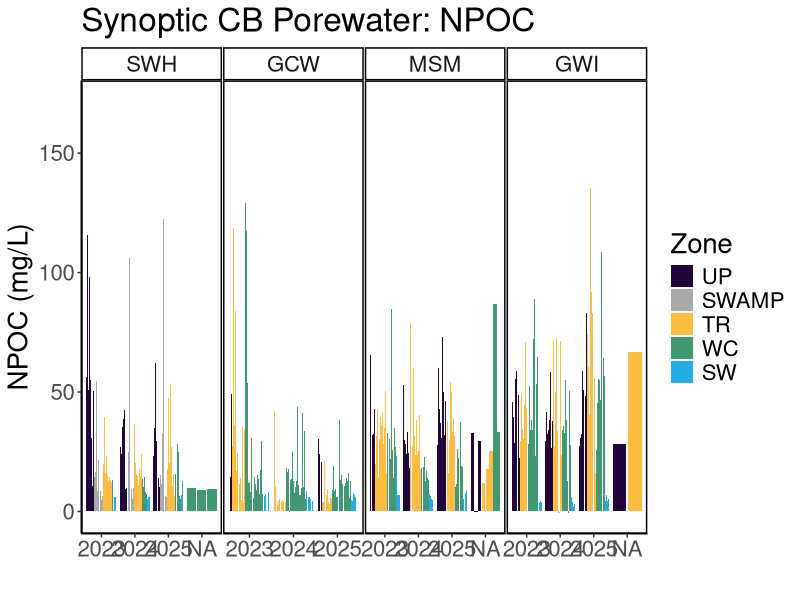
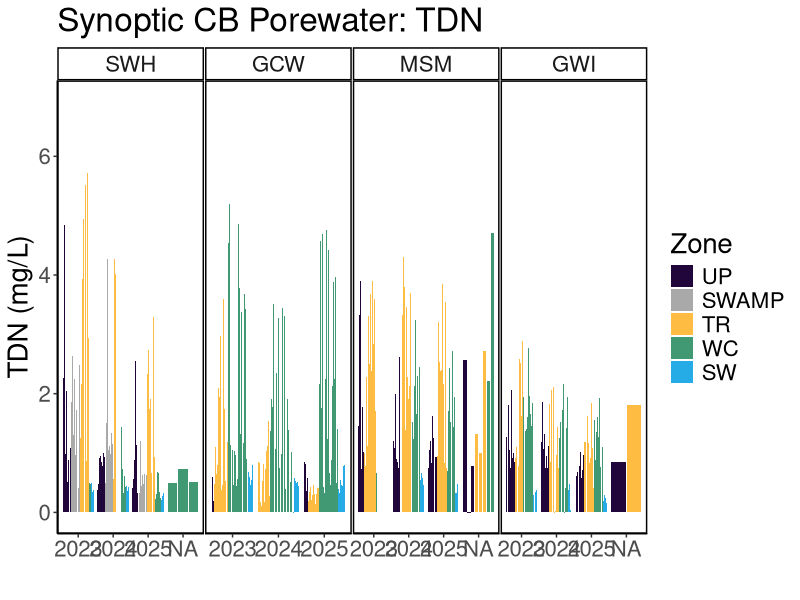
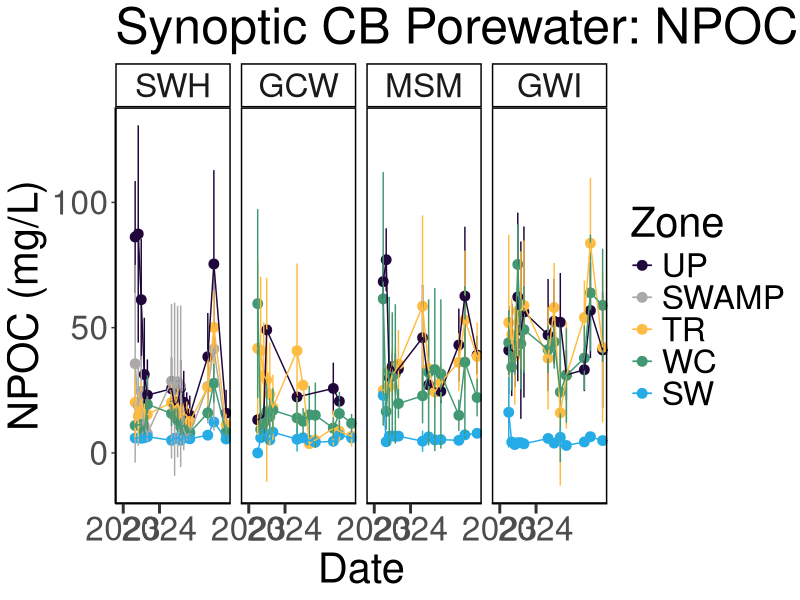
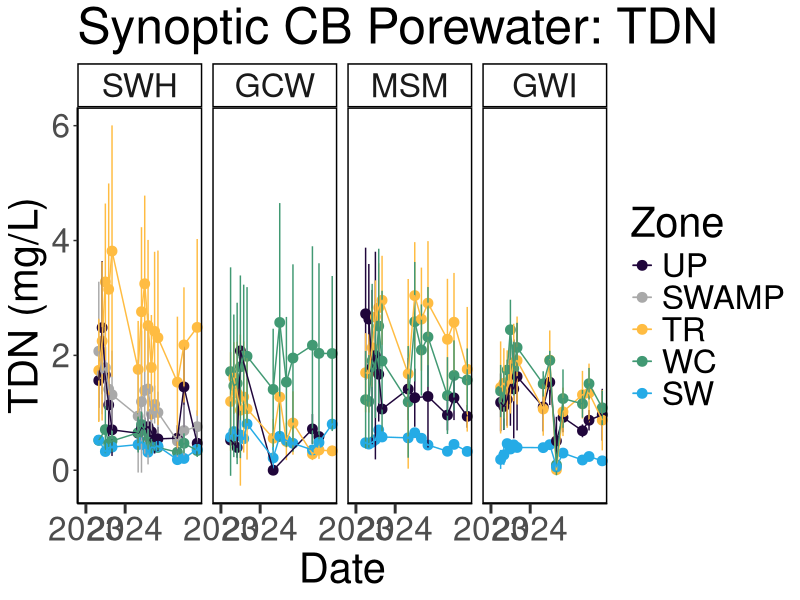
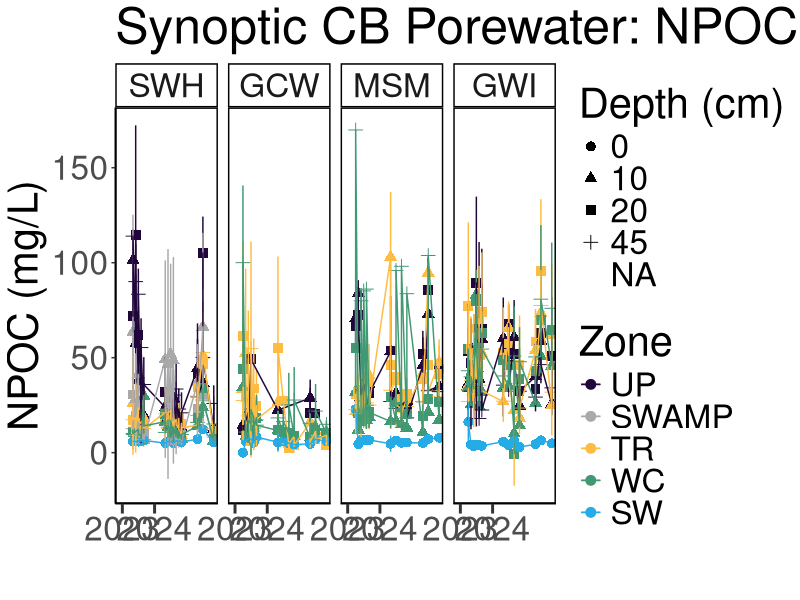
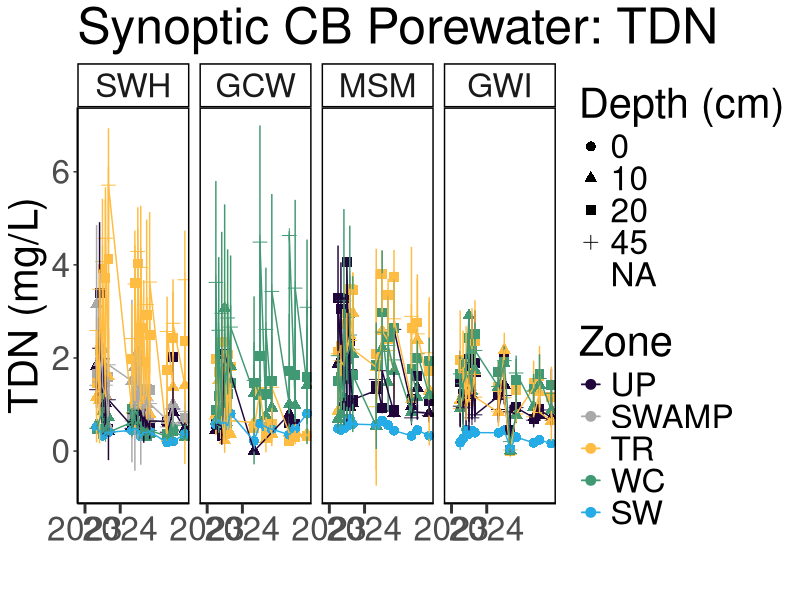
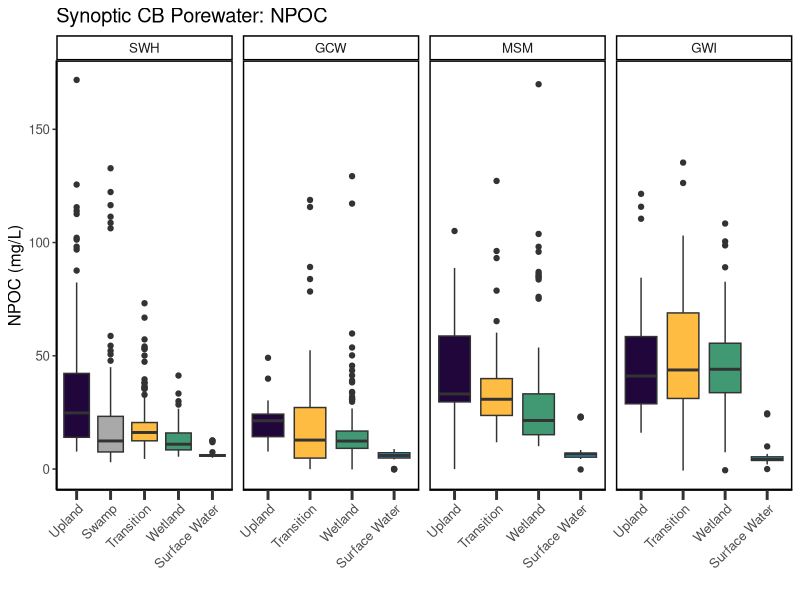
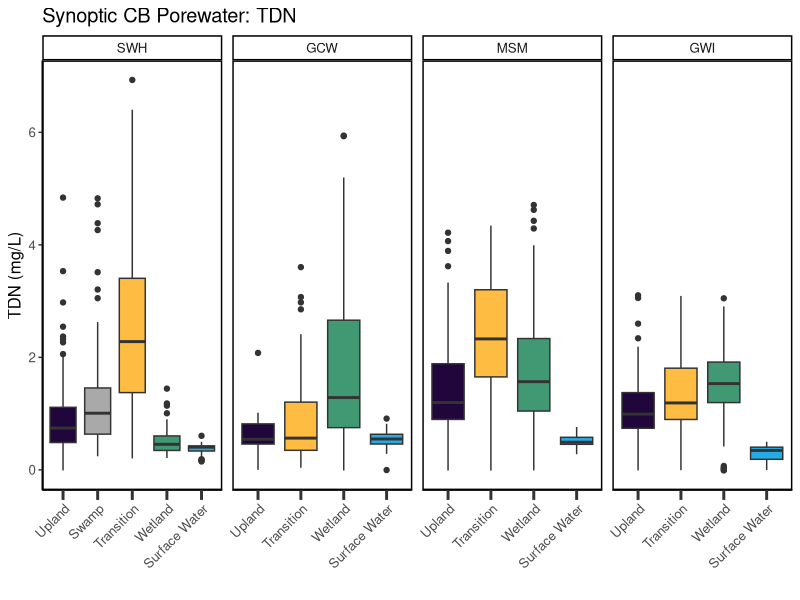

Source code (R) for these figures, in order: (Note: this script raises an error after producing the figures.)
## ---- chunk 1
library(dplyr)
library(ggplot2)
library(ggpubr)
library(stringr)
library(readxl)
library(tidyr)
library(tibble)
library(openxlsx)
## ---- chunk 2

#read in 2022 Dionex Data:
# dat22 <- read.csv("2022/COMPASS_SynopticCB_PW_DOC_2022.csv")
# head(dat22)

#read in 2023 Dionex Data:
dat23 <- read.csv("2023/COMPASS_SynopticCB_PW_DOC_2023.csv")
# head(dat23)

#read in 2024 Dionex Data:
dat24 <- read.csv("2024/COMPASS_SynopticCB_PW_DOC_2024.csv")
# head(dat24)

#read in 2024 Dionex Data:
dat25 <- read.csv("2025/COMPASS_SynopticCB_PW_DOC_2025.csv")
# head(dat24)

all_dat <- rbind(dat23, dat24, dat25)

all_dat <- all_dat %>%
  select(
    Project, Region, Sample_ID, Year, Month, Day, Time, Time_Zone, 
         Site, Zone, Replicate, Depth_cm,
         npoc_mgL, npoc_uM, npoc_flag, tdn_mgL, tdn_uM, tdn_flag,
         Analysis_rundate,  Run_notes, Field_notes
        # list columns in the order you want them
  )

## ---- chunk 3

#pull the column names from the all_dat dataframe and create a new dataframe with them 
metadat <- data.frame(Column_Names = colnames(all_dat))
metadat

metadat$Description <- ""
metadat$Units <- ""
metadat$Instrument_ifapplicable <- ""

#add information about each line: 

metadat$Description <- c("Project name", 
                         "Region samples originated from: CB = Chesapeake Bay",
                         "Sample identifier used in laboratory and field", 
                         "Year (YYYY) of sample collection", 
                         "Month (#) of sample collection",
                         "Day (#) of sample collection",
                         "Time (HH:MM) of sample collection",
                         "Time Zone of sample collection",
                         "Name of sampling transect location (GCW, SWH, MSM, GWI), see dataset locations for coordinates", 
                         "Zone within space-for-time transect (UP=Upland, SWAMP=Swamp, TR=Transition, WC=Wetland Control, SW=Surface Water)",
                         "Lysimeter or sample replicate id (A-C)", 
                         "Depth in centimeters from which water sample was taken", 
                         "Non-Purgeable Organic Carbon (NPOC) concentration in mg/L", 
                         "Non-Purgeable Organic Carbon (NPOC) concentration in uM", 
                         "QAQC Flags generated during checks of NPOC standards, blanks, dups, and spks", 
                         "Total Dissolved Nitrogen (TDN) concentration in mg/L", 
                         "Total Dissolved Nitrogen (TDN) concentration in uM", 
                         "QAQC Flags generated during checks of TDN standards, blanks, dups, and spks", 
                         "The date that samples were run on the Shimadzu TOC-V", 
                         "Any notes generated during QAQC", 
                         "Notes generated during field sample collection")

metadat$Units <-       c("NA", 
                         "NA",
                         "NA", 
                         "NA",
                         "NA",
                         "NA", 
                         "NA",
                         "NA", 
                         "NA", 
                         "NA",
                         "NA", 
                         "cm",
                         "mg/L", 
                         "uM", 
                         "NA",
                         "mg/L", 
                         "uM", 
                         "NA", 
                         "NA", 
                         "NA", 
                         "NA")

metadat$Instrument_ifapplicable <-  
  
                       c("NA", 
                         "NA",
                         "NA", 
                         "NA",
                         "NA",
                         "NA", 
                         "NA",
                         "NA", 
                         "NA", 
                         "NA",
                         "NA", 
                         "NA",
                         "TOC-V (Shimadzu)", 
                         "TOC-V (Shimadzu)", 
                         "NA", 
                         "TOC-V (Shimadzu)", 
                         "TOC-V (Shimadzu)", 
                         "NA", 
                         "NA", 
                         "NA", 
                         "NA")


## ---- chunk 4

#write out a csv of all the data to the main folder: 
write.csv(all_dat, "COMPASS_SynopticCB_PW_DOC_AllData.csv")


#write out a csv of the metadata associated with the data: 
write.csv(metadat, "COMPASS_SynopticCB_PW_DOC_Metadata.csv")

## ---- chunk 5

data_plotting <- all_dat

#Order by Zone from Upland to Surface Water
data_plotting$Zone = factor(data_plotting$Zone, levels = c("UP", "SWAMP", "TR", "WC", "SW"))
data_plotting <- data_plotting[order(data_plotting$Zone), ]

#Order by Site from SWH, GCW, MSM, GWI order, which is oligohaline to polyhaline
data_plotting$Site = factor(data_plotting$Site, levels = c("SWH", "GCW", "MSM", "GWI"))
data_plotting <- data_plotting[order(data_plotting$Site), ]

# #Order by Year from 2022-2024
# data_plotting$Site = factor(data_plotting$Site, levels = c("SWH", "GCW", "MSM", "GWI"))
# data_plotting <- data_plotting[order(data_plotting$Site), ]

#Plot samples to get a first look at concentrations (sanity check)
#group the data for plotting
data_plotting_all <- data_plotting %>%
  group_by(Site, Zone) %>%
  mutate(row_num = factor(row_number())) %>%  # create row_num as factor per group
  ungroup()

data_plotting_all$Date <- as.Date(paste(data_plotting_all$Year, data_plotting_all$Month, data_plotting_all$Day, sep = "-"))


#Plot data and change colors based on Zone:
viz_NPOC_plot <- ggplot(data_plotting_all, aes(x = as.character(Year), y = npoc_mgL, fill = Zone)) +
  geom_bar(stat = "identity", position = position_dodge2(preserve = "total")) +
  facet_grid( ~ Site, scales="free") +
  scale_fill_manual(values = c(
    "UP" = "#20063B",
    "TR" = "#FFBC42",
    "SWAMP" = "darkgrey",
    "WC" = "#419973",
    "SW" = "#25ABE6"
  )) +
  theme_classic() +
  labs(x = " ", y = "NPOC (mg/L)", title = "Synoptic CB Porewater: NPOC") +
  theme(
    panel.spacing = unit(.05, "lines"), 
    panel.border = element_rect(color = "black", fill = NA, linewidth = 1)) + 
  theme(text = element_text(size = 20))

 viz_NPOC_plot
 
 viz_TDN_plot <- ggplot(data_plotting_all, aes(x = as.character(Year), y = tdn_mgL, fill = Zone)) +
  geom_bar(stat = "identity", position = position_dodge2(preserve = "total")) +
  facet_grid( ~ Site, scales="free") +
  scale_fill_manual(values = c(
    "UP" = "#20063B",
    "TR" = "#FFBC42",
    "SWAMP" = "darkgrey",
    "WC" = "#419973",
    "SW" = "#25ABE6"
  )) +
  theme_classic() +
  labs(x = " ", y = "TDN (mg/L)", title = "Synoptic CB Porewater: TDN") +
  theme(
    panel.spacing = unit(.05, "lines"), 
    panel.border = element_rect(color = "black", fill = NA, linewidth = 1)) + 
  theme(text = element_text(size = 20))

 viz_TDN_plot


## ---- chunk 6

##Make Date Column with just Year and Month for Sample ID
all_dat_dates <- data_plotting %>%
  mutate(
    YearMonth = if_else(
      Month < 10,
      # Modify the string:
      YearMonth <- paste(data_plotting$Year, data_plotting$Month, sep = "-0"), 
      YearMonth <- paste(data_plotting$Year, data_plotting$Month, sep = "-"), 
    )
  )

##Summarize NPOC and TDN by Date, Site, and Zone
DOC_avg <- all_dat_dates %>%
  group_by(Month, Year, Site, Zone) %>%
   dplyr::summarize(mean_NPOC = mean(npoc_mgL, na.rm=TRUE), 
            sd_NPOC = sd(npoc_mgL, na.rm=TRUE), 
            mean_TDN = mean(tdn_mgL, na.rm=TRUE), 
            sd_TDN = sd(tdn_mgL, na.rm=TRUE), 
            YearMonth = first(YearMonth))

# Concatenate with a day (e.g., "01" for the first day)
DOC_avg$Date <- paste0(DOC_avg$YearMonth, "-01")

# Convert to Date object
DOC_avg$Date <- as.Date(DOC_avg$Date)

# Define the specific date breaks you want to display
specific_breaks <- as.Date(c("2022-01-01", "2023-01-01", "2024-01-01"))

viz_NPOC_plot_avgs <- ggplot(DOC_avg, aes(x = Date, y = mean_NPOC, color = Zone, group = Zone)) +
  geom_point(size = 3) + 
  geom_errorbar(aes(ymin = mean_NPOC - sd_NPOC, ymax = mean_NPOC + sd_NPOC), width = 0.2) + 
  geom_line() + 
  facet_grid( ~ Site, scales="free_y") +
  scale_color_manual(values = c(
    "UP" = "#20063B",
    "TR" = "#FFBC42",
    "SWAMP" = "darkgrey",
    "WC" = "#419973",
    "SW" = "#25ABE6"
  )) +
  theme_classic() +
  labs(x = "Date", y = "NPOC (mg/L)", title = "Synoptic CB Porewater: NPOC") +
  theme(
    panel.spacing = unit(0.5, "lines"), 
    panel.border = element_rect(color = "black", fill = NA, linewidth = 1)) +
  # theme(axis.text.x = element_text(angle = 90, hjust = 0.5))+ 
  theme(text = element_text(size = 30))+
  scale_x_date(breaks = specific_breaks, date_labels = "%Y", expand = expansion(mult = c(0.18, 0.05)))+
  theme(axis.ticks.x = element_line(linewidth = 1))+
  theme(axis.ticks.length.x = unit(0.25, "cm"))

viz_NPOC_plot_avgs

viz_TDN_plot_avgs <- ggplot(DOC_avg, aes(x = Date, y = mean_TDN, color = Zone, group = Zone)) +
  geom_point(size = 3) + 
  geom_errorbar(aes(ymin = mean_TDN - sd_TDN, ymax = mean_TDN + sd_TDN), width = 0.2) + 
  geom_line() + 
  facet_grid( ~ Site, scales="free_y") +
  scale_color_manual(values = c(
    "UP" = "#20063B",
    "TR" = "#FFBC42",
    "SWAMP" = "darkgrey",
    "WC" = "#419973",
    "SW" = "#25ABE6"
  )) +
  theme_classic() +
  labs(x = "Date", y = "TDN (mg/L)", title = "Synoptic CB Porewater: TDN") +
  theme(
    panel.spacing = unit(0.5, "lines"), 
    panel.border = element_rect(color = "black", fill = NA, linewidth = 1)) +
  # theme(axis.text.x = element_text(angle = 90, hjust = 0.5))+ 
  theme(text = element_text(size = 30))+
  scale_x_date(breaks = specific_breaks, date_labels = "%Y", expand = expansion(mult = c(0.18, 0.05)))+
  theme(axis.ticks.x = element_line(linewidth = 1))+
  theme(axis.ticks.length.x = unit(0.25, "cm"))

viz_TDN_plot_avgs


## ---- chunk 7

##Summarize SO4 and Cl by Date, Site, and Zone
DOC_avg_depth <- all_dat_dates %>%
  group_by(Month, Year, Site, Zone, Depth_cm) %>%
   dplyr::summarize(mean_NPOC = mean(npoc_mgL, na.rm=TRUE), 
            sd_NPOC = sd(npoc_mgL, na.rm=TRUE), 
            mean_TDN = mean(tdn_mgL, na.rm=TRUE), 
            sd_TDN = sd(tdn_mgL, na.rm=TRUE), 
            YearMonth = first(YearMonth))

# Concatenate with a day (e.g., "01" for the first day)
DOC_avg_depth$Date <- paste0(DOC_avg_depth$YearMonth, "-01")

# Convert to Date object
DOC_avg_depth$Date <- as.Date(DOC_avg_depth$Date)

# Define the specific date breaks you want to display
specific_breaks <- as.Date(c("2022-01-01", "2023-01-01", "2024-01-01"))

viz_NPOC_plot_depth <- ggplot(DOC_avg_depth, aes(x = Date, y = mean_NPOC, color = Zone, group = Zone, shape = as.character(Depth_cm))) +
  geom_point(size = 3) + 
  geom_errorbar(aes(ymin = mean_NPOC - sd_NPOC, ymax = mean_NPOC + sd_NPOC), width = 0.2) + 
  geom_line() + 
  facet_grid( ~ Site, scales="free_y") +
  scale_color_manual(values = c(
    "UP" = "#20063B",
    "TR" = "#FFBC42",
    "SWAMP" = "darkgrey",
    "WC" = "#419973",
    "SW" = "#25ABE6"
  )) +
  theme_classic() +
  labs(x = " ", y = "NPOC (mg/L)", title = "Synoptic CB Porewater: NPOC") +
  theme(
    panel.spacing = unit(0.5, "lines"), 
    panel.border = element_rect(color = "black", fill = NA, linewidth = 1)) +
  # theme(axis.text.x = element_text(angle = 90, hjust = 0.5))+ 
  theme(text = element_text(size = 30))+
  scale_x_date(breaks = specific_breaks, date_labels = "%Y", expand = expansion(mult = c(0.18, 0.05))) + 
  labs(fill = "Zone", shape = "Depth (cm)")+
  theme(axis.ticks.x = element_line(linewidth = 1))+
  theme(axis.ticks.length.x = unit(0.25, "cm"))

viz_NPOC_plot_depth


viz_TDN_plot_depth <- ggplot(DOC_avg_depth, aes(x = Date, y = mean_TDN, color = Zone, group = Zone, shape = as.character(Depth_cm))) +
  geom_point(size = 3) + 
  geom_errorbar(aes(ymin = mean_TDN - sd_TDN, ymax = mean_TDN + sd_TDN), width = 0.2) + 
  geom_line() + 
  facet_grid( ~ Site, scales="free_y") +
  scale_color_manual(values = c(
    "UP" = "#20063B",
    "TR" = "#FFBC42",
    "SWAMP" = "darkgrey",
    "WC" = "#419973",
    "SW" = "#25ABE6"
  )) +
  theme_classic() +
  labs(x = " ", y = "TDN (mg/L)", title = "Synoptic CB Porewater: TDN") +
  theme(
    panel.spacing = unit(0.5, "lines"), 
    panel.border = element_rect(color = "black", fill = NA, linewidth = 1)) +
  # theme(axis.text.x = element_text(angle = 90, hjust = 0.5))+ 
  theme(text = element_text(size = 30))+
  scale_x_date(breaks = specific_breaks, date_labels = "%Y", expand = expansion(mult = c(0.18, 0.05))) + 
  labs(fill = "Zone", shape = "Depth (cm)")+
  theme(axis.ticks.x = element_line(linewidth = 1))+
  theme(axis.ticks.length.x = unit(0.25, "cm"))

viz_TDN_plot_depth


## ---- chunk 8

all_dat_dates <- all_dat_dates %>% 
    mutate(
    Zone_1 = case_when(
      Zone == "UP" ~ "Upland",
      Zone == "SWAMP" ~ "Swamp",
      Zone == "TR" ~ "Transition",
      Zone == "WC" ~ "Wetland",
      Zone == "SW" ~ "Surface Water",
      TRUE ~ Zone  # keep everything else unchanged
    )
  ) %>%
  mutate(Zone_1 = factor(Zone_1, levels = c("Upland", "Swamp", "Transition", "Wetland", "Surface Water")))


##Summarize NPOC by Date, Site, and Zone
viz_NPOC_boxplot <- ggplot(all_dat_dates, aes(x = Zone_1, y = npoc_mgL, fill = Zone_1, group = Zone_1)) +
  geom_boxplot() + 
  facet_grid( ~ Site, scales = "free_x") +
  scale_x_discrete(drop = TRUE) +
  scale_fill_manual(values = c(
    "Upland" = "#20063B",
    "Transition" = "#FFBC42",
    "Swamp" = "darkgrey",
    "Wetland" = "#419973",
    "Surface Water" = "#25ABE6"
  ), labels = c("Upland", "Swamp", "Transition", "Wetland", "Surface Water")) +
  theme_classic() +
  labs(x = " ", y = "NPOC (mg/L)", title = "Synoptic CB Porewater: NPOC") +
  theme(
    panel.spacing = unit(0.5, "lines"), 
    panel.border = element_rect(color = "black", fill = NA, linewidth = 1)) +
  theme(axis.text.x = element_text(angle = 45, vjust = 1, hjust = 1))+ 
  theme(text = element_text(size = 12))+
  theme(axis.ticks.x = element_line(linewidth = 1))+
  theme(axis.ticks.length.x = unit(0.25, "cm"))+ 
  #scale_x_discrete(labels = c("Upland", "Swamp", "Transition", "Wetland", "Surface Water"))+ 
  theme(legend.position = "none")

viz_NPOC_boxplot


##Summarize TDN by Date, Site, and Zone
viz_TDN_boxplot <- ggplot(all_dat_dates, aes(x = Zone_1, y = tdn_mgL, fill = Zone_1, group = Zone_1)) +
  geom_boxplot() + 
  facet_grid( ~ Site, scales = "free_x") +
  scale_x_discrete(drop = TRUE) +
  scale_fill_manual(values = c(
    "Upland" = "#20063B",
    "Transition" = "#FFBC42",
    "Swamp" = "darkgrey",
    "Wetland" = "#419973",
    "Surface Water" = "#25ABE6"
  ), labels = c("Upland", "Swamp", "Transition", "Wetland", "Surface Water")) +
  theme_classic() +
  labs(x = " ", y = "TDN (mg/L)", title = "Synoptic CB Porewater: TDN") +
  theme(
    panel.spacing = unit(0.5, "lines"), 
    panel.border = element_rect(color = "black", fill = NA, linewidth = 1)) +
  theme(axis.text.x = element_text(angle = 45, vjust = 1, hjust = 1))+ 
  theme(text = element_text(size = 12))+
  theme(axis.ticks.x = element_line(linewidth = 1))+
  theme(axis.ticks.length.x = unit(0.25, "cm"))+ 
  #scale_x_discrete(labels = c("Upland", "Swamp", "Transition", "Wetland", "Surface Water"))+ 
  theme(legend.position = "none")

viz_TDN_boxplot

# Save as a PNG
png("COMPASS_SynopticCB_NPOC_alldata.png", width = 2000, height = 1200, res = 200) 
print(viz_NPOC_boxplot)  # For ggplot objects, use print()
dev.off() 

# Save as a PNG
png("COMPASS_SynopticCB_TDN_alldata.png", width = 2000, height = 1200, res = 200) 
print(viz_TDN_boxplot)  # For ggplot objects, use print()
dev.off() 

## ---- chunk 9
# It would also be great to add to our collation codes a summary chunk that will calculate value ranges, means, and standard deviations (and errors) for each site, zone, depth for each year; also for each site zone, depth overall; and for each site and zone overall so that we have some easy access to metrics. Was just thinking this might be helpful today when re-collating the DIC data.

##Metrics for each site, zone, depth for each year
summary_by_year <- all_dat %>%
  group_by(Year, Site, Zone, Depth_cm) %>%
   reframe(
     min_npoc_mgL = min(npoc_mgL, na.rm=TRUE),
     max_npoc_mgL = max(npoc_mgL, na.rm=TRUE), 
     mean_npoc_mgL = mean(npoc_mgL, na.rm=TRUE), 
     sd_npoc_mgL = sd(npoc_mgL, na.rm=TRUE), 

     min_tdn_mgL = min(tdn_mgL, na.rm=TRUE),
     max_tdn_mgL = max(tdn_mgL, na.rm=TRUE), 
     mean_tdn_mgL = mean(tdn_mgL, na.rm=TRUE), 
     sd_tdn_mgL = sd(tdn_mgL, na.rm=TRUE))

##Metrics for each site, zone, depth for all years
summary <- all_dat %>%
  group_by(Site, Zone, Depth_cm) %>%
   reframe(
     min_npoc_mgL = min(npoc_mgL, na.rm=TRUE),
     max_npoc_mgL = max(npoc_mgL, na.rm=TRUE), 
     mean_npoc_mgL = mean(npoc_mgL, na.rm=TRUE), 
     sd_npoc_mgL = sd(npoc_mgL, na.rm=TRUE), 

     min_tdn_mgL = min(tdn_mgL, na.rm=TRUE),
     max_tdn_mgL = max(tdn_mgL, na.rm=TRUE), 
     mean_tdn_mgL = mean(tdn_mgL, na.rm=TRUE), 
     sd_tdn_mgL = sd(tdn_mgL, na.rm=TRUE))

##Metrics for each site and zone for all depths and years
summary_all_depths_years <- all_dat %>%
  group_by(Site, Zone) %>%
   reframe(
     min_npoc_mgL = min(npoc_mgL, na.rm=TRUE),
     max_npoc_mgL = max(npoc_mgL, na.rm=TRUE), 
     mean_npoc_mgL = mean(npoc_mgL, na.rm=TRUE), 
     sd_npoc_mgL = sd(npoc_mgL, na.rm=TRUE), 

     min_tdn_mgL = min(tdn_mgL, na.rm=TRUE),
     max_tdn_mgL = max(tdn_mgL, na.rm=TRUE), 
     mean_tdn_mgL = mean(tdn_mgL, na.rm=TRUE), 
     sd_tdn_mgL = sd(tdn_mgL, na.rm=TRUE))

## ---- chunk 10

#write out a csv of all the data to the main folder: 
write.csv(summary_by_year, "COMPASS_SynopticCB_PW_DOC_Summarized_By_Year.csv")


#write out a csv of the metadata associated with the data: 
write.csv(summary_all_years, "COMPASS_SynopticCB_PW_DOC_Summarized_Years_Combined.csv")


#write out a csv of the metadata associated with the data: 
write.csv(summary_all_depths_years, "COMPASS_SynopticCB_PW_DOC_Summarized_Years_and_Depths_Combined.csv")
